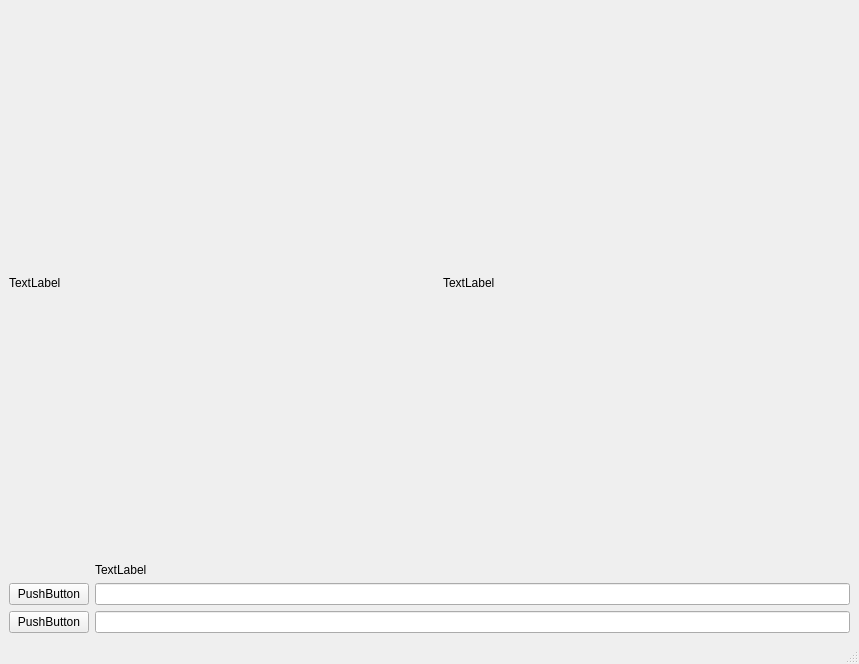
<?xml version="1.0" encoding="UTF-8"?>
<ui version="4.0">
 <class>MainWindow</class>
 <widget class="QMainWindow" name="MainWindow">
  <property name="geometry">
   <rect>
    <x>0</x>
    <y>0</y>
    <width>859</width>
    <height>664</height>
   </rect>
  </property>
  <property name="windowTitle">
   <string>MainWindow</string>
  </property>
  <widget class="QWidget" name="centralwidget">
   <layout class="QGridLayout" name="gridLayout">
    <item row="2" column="0">
     <widget class="QPushButton" name="pushButton">
      <property name="text">
       <string>PushButton</string>
      </property>
     </widget>
    </item>
    <item row="0" column="0" colspan="2">
     <layout class="QHBoxLayout" name="horizontalLayout">
      <item>
       <widget class="QLabel" name="label">
        <property name="sizePolicy">
         <sizepolicy hsizetype="Expanding" vsizetype="Expanding">
          <horstretch>0</horstretch>
          <verstretch>0</verstretch>
         </sizepolicy>
        </property>
        <property name="autoFillBackground">
         <bool>false</bool>
        </property>
        <property name="text">
         <string>TextLabel</string>
        </property>
       </widget>
      </item>
      <item>
       <spacer name="verticalSpacer_2">
        <property name="orientation">
         <enum>Qt::Vertical</enum>
        </property>
        <property name="sizeHint" stdset="0">
         <size>
          <width>20</width>
          <height>40</height>
         </size>
        </property>
       </spacer>
      </item>
      <item>
       <widget class="QLabel" name="label_2">
        <property name="sizePolicy">
         <sizepolicy hsizetype="Expanding" vsizetype="Expanding">
          <horstretch>0</horstretch>
          <verstretch>0</verstretch>
         </sizepolicy>
        </property>
        <property name="text">
         <string>TextLabel</string>
        </property>
       </widget>
      </item>
     </layout>
    </item>
    <item row="2" column="1">
     <widget class="QLineEdit" name="lineEdit"/>
    </item>
    <item row="4" column="0">
     <widget class="QPushButton" name="pushButton_2">
      <property name="text">
       <string>PushButton</string>
      </property>
     </widget>
    </item>
    <item row="4" column="1">
     <widget class="QLineEdit" name="lineEdit_2"/>
    </item>
    <item row="1" column="1">
     <widget class="QLabel" name="label_3">
      <property name="text">
       <string>TextLabel</string>
      </property>
     </widget>
    </item>
   </layout>
  </widget>
  <widget class="QMenuBar" name="menubar">
   <property name="geometry">
    <rect>
     <x>0</x>
     <y>0</y>
     <width>859</width>
     <height>17</height>
    </rect>
   </property>
  </widget>
  <widget class="QStatusBar" name="statusbar"/>
 </widget>
 <customwidgets>
  <customwidget>
   <class>VideoLabel</class>
   <extends>QLabel</extends>
   <header>videolabel.py</header>
  </customwidget>
 </customwidgets>
 <resources/>
 <connections/>
</ui>
